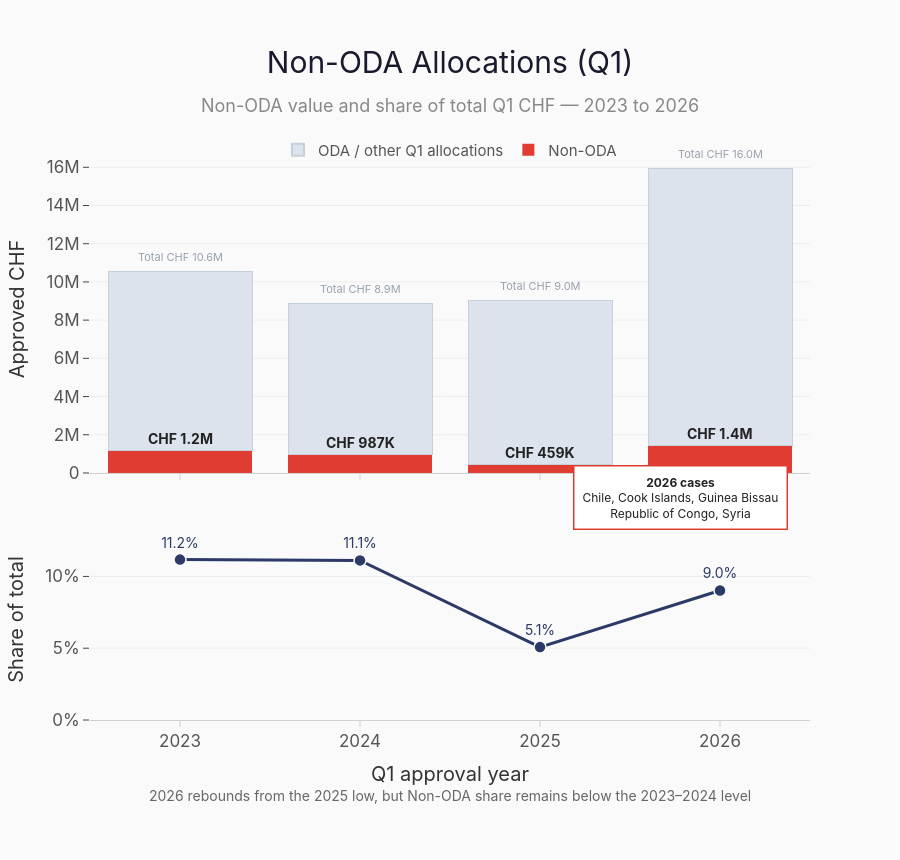

The notebook cell saved with this chart:
### Markdown cell above
## Slide 7

This version uses like-for-like Q1 comparisons across years rather than mixing full-year values with Q1 2026. The non-ODA flag is derived from the workbook reference sheet by exclusion.

### Code cell
# Slide 7: Non-ODA Allocations
slide7 = q1_history[q1_history['approval_year'].between(2023, 2026)].copy()
slide7['is_non_oda'] = ~slide7['country'].isin(oda_countries)
years = [2023, 2024, 2025, 2026]

year_totals = slide7.groupby('approval_year', as_index=False).agg(all_total=('total_approved_chf', 'sum'))
non_oda = (
    slide7[slide7['is_non_oda']]
    .groupby('approval_year', as_index=False)
    .agg(total_chf=('total_approved_chf', 'sum'), allocations=('appeal_id', 'size'))
)
non_oda = (
    pd.DataFrame({'approval_year': years})
    .merge(year_totals, on='approval_year', how='left')
    .merge(non_oda, on='approval_year', how='left')
    .fillna({'total_chf': 0, 'allocations': 0})
)
non_oda['allocations'] = non_oda['allocations'].astype(int)
non_oda['oda_total'] = non_oda['all_total'] - non_oda['total_chf']
non_oda['share'] = (non_oda['total_chf'] / non_oda['all_total'].replace(0, np.nan)).fillna(0)

non_oda_2026_cases = (
    slide7[(slide7['approval_year'] == 2026) & (slide7['is_non_oda'])]['country']
    .drop_duplicates()
    .sort_values()
    .tolist()
)
if non_oda_2026_cases:
    first_line = ', '.join(non_oda_2026_cases[:3])
    second_line = ', '.join(non_oda_2026_cases[3:])
    cases_text = first_line if not second_line else first_line + '<br>' + second_line
else:
    cases_text = 'No Non-ODA cases recorded'

fig = make_subplots(rows=2, cols=1, shared_xaxes=True, row_heights=[0.62, 0.38], vertical_spacing=0.08)

fig.add_trace(
    go.Bar(
        x=years,
        y=non_oda['total_chf'],
        name='Non-ODA',
        marker_color=IFRC_RED,
        marker_line_width=0,
        hovertemplate='Non-ODA CHF<br>%{x}: CHF %{y:,.0f}<extra></extra>',
    ),
    row=1,
    col=1,
)
fig.add_trace(
    go.Bar(
        x=years,
        y=non_oda['oda_total'],
        name='ODA / other Q1 allocations',
        marker_color='#DCE3EC',
        marker_line_color='#C6D0DB',
        marker_line_width=1,
        hovertemplate='ODA / other Q1 CHF<br>%{x}: CHF %{y:,.0f}<extra></extra>',
    ),
    row=1,
    col=1,
)

for row in non_oda.itertuples(index=False):
    fig.add_annotation(
        x=row.approval_year,
        y=row.total_chf,
        xref='x',
        yref='y',
        text=f'<b>{human_chf(row.total_chf)}</b>',
        showarrow=False,
        yshift=12,
        font={'size': 14, 'color': INK, 'family': FLR_FONT},
    )
    fig.add_annotation(
        x=row.approval_year,
        y=row.all_total,
        xref='x',
        yref='y',
        text=f'Total {human_chf(row.all_total)}',
        showarrow=False,
        yshift=14,
        font={'size': 11, 'color': '#98A2AE', 'family': FLR_FONT},
    )

fig.add_trace(
    go.Scatter(
        x=years,
        y=non_oda['share'],
        mode='lines+markers+text',
        line={'color': NAVY, 'width': 3},
        marker={'size': 12, 'color': NAVY, 'line': {'color': FLR_PAPER, 'width': 1.5}},
        text=[f'{share:.1%}' for share in non_oda['share']],
        textposition='top center',
        textfont={'size': 14, 'color': NAVY, 'family': FLR_FONT},
        showlegend=False,
        hovertemplate='Share of total<br>%{x}: %{y:.1%}<extra></extra>',
    ),
    row=2,
    col=1,
)

fig.add_annotation(
    x=0.97,
    y=0.33,
    xref='paper',
    yref='paper',
    text=f'<b>2026 cases</b><br>{cases_text}',
    showarrow=False,
    xanchor='right',
    bgcolor='white',
    bordercolor=IFRC_RED,
    borderwidth=1.5,
    borderpad=8,
    font={'size': 12, 'color': INK, 'family': FLR_FONT},
)
fig.add_annotation(
    x=0.5,
    y=-0.15,
    xref='paper',
    yref='paper',
    text='2026 rebounds from the 2025 low, but Non-ODA share remains below the 2023–2024 level',
    showarrow=False,
    font={'size': 14, 'color': '#666666', 'family': FLR_FONT},
)

fig.update_layout(
    barmode='stack',
    **flr_layout(
        'Non-ODA Allocations (Q1)',
        subtitle='Non-ODA value and share of total Q1 CHF — 2023 to 2026',
        height=860,
        margin_l=90,
        margin_r=90,
        margin_t=145,
        margin_b=140,
    ),
    legend=flr_legend(y=1.02),
)
fig.update_yaxes(**flr_yaxis('Approved CHF'), row=1, col=1)
fig.update_yaxes(
    **flr_yaxis('Share of total', tickformat='.0%', range=[0, max(0.14, non_oda['share'].max() + 0.025)]),
    row=2,
    col=1,
)
fig.update_xaxes(**flr_xaxis('Q1 approval year', tickmode='array', tickvals=years), row=2, col=1)
fig.update_xaxes(**flr_xaxis('', tickmode='array', tickvals=years), row=1, col=1)

save_figure(fig, 'slide_07_non_oda_q1_like_for_like', width=1400, height=860)
fig

### Figure 1 — Plotly figure (JSON) as saved in the notebook; plotly's stock layout.template omitted (floating-point values rounded to 4 significant figures)
{"data": [{"hovertemplate": "Non-ODA CHF<br>%{x}: CHF %{y:,.0f}<extra></extra>", "marker": {"color": "#E03C31", "line": {"width": 0}}, "name": "Non-ODA", "type": "bar", "x": [2023, 2024, 2025, 2026], "xaxis": "x", "y": [1180211, 987317, 459418, 1439891], "yaxis": "y"}, {"hovertemplate": "ODA / other Q1 CHF<br>%{x}: CHF %{y:,.0f}<extra></extra>", "marker": {"color": "#DCE3EC", "line": {"color": "#C6D0DB", "width": 1}}, "name": "ODA / other Q1 allocations", "type": "bar", "x": [2023, 2024, 2025, 2026], "xaxis": "x", "y": [9385929, 7895939, 8588201, 14522712], "yaxis": "y"}, {"hovertemplate": "Share of total<br>%{x}: %{y:.1%}<extra></extra>", "line": {"color": "#2B3A67", "width": 3}, "marker": {"color": "#2B3A67", "line": {"color": "#fafafa", "width": 1.5}, "size": 12}, "mode": "lines+markers+text", "showlegend": false, "text": ["11.2%", "11.1%", "5.1%", "9.0%"], "textfont": {"color": "#2B3A67", "family": "Inter, Segoe UI, Helvetica Neue, Arial, sans-serif", "size": 14}, "textposition": "top center", "type": "scatter", "x": [2023, 2024, 2025, 2026], "xaxis": "x2", "y": [0.1117, 0.1111, 0.05078, 0.0902], "yaxis": "y2"}], "layout": {"annotations": [{"font": {"color": "#222222", "family": "Inter, Segoe UI, Helvetica Neue, Arial, sans-serif", "size": 14}, "showarrow": false, "text": "<b>CHF 1.2M</b>", "x": 2023, "xref": "x", "y": 1180211, "yref": "y", "yshift": 12}, {"font": {"color": "#98A2AE", "family": "Inter, Segoe UI, Helvetica Neue, Arial, sans-serif", "size": 11}, "showarrow": false, "text": "Total CHF 10.6M", "x": 2023, "xref": "x", "y": 10566140, "yref": "y", "yshift": 14}, {"font": {"color": "#222222", "family": "Inter, Segoe UI, Helvetica Neue, Arial, sans-serif", "size": 14}, "showarrow": false, "text": "<b>CHF 987K</b>", "x": 2024, "xref": "x", "y": 987317, "yref": "y", "yshift": 12}, {"font": {"color": "#98A2AE", "family": "Inter, Segoe UI, Helvetica Neue, Arial, sans-serif", "size": 11}, "showarrow": false, "text": "Total CHF 8.9M", "x": 2024, "xref": "x", "y": 8883256, "yref": "y", "yshift": 14}, {"font": {"color": "#222222", "family": "Inter, Segoe UI, Helvetica Neue, Arial, sans-serif", "size": 14}, "showarrow": false, "text": "<b>CHF 459K</b>", "x": 2025, "xref": "x", "y": 459418, "yref": "y", "yshift": 12}, {"font": {"color": "#98A2AE", "family": "Inter, Segoe UI, Helvetica Neue, Arial, sans-serif", "size": 11}, "showarrow": false, "text": "Total CHF 9.0M", "x": 2025, "xref": "x", "y": 9047619, "yref": "y", "yshift": 14}, {"font": {"color": "#222222", "family": "Inter, Segoe UI, Helvetica Neue, Arial, sans-serif", "size": 14}, "showarrow": false, "text": "<b>CHF 1.4M</b>", "x": 2026, "xref": "x", "y": 1439891, "yref": "y", "yshift": 12}, {"font": {"color": "#98A2AE", "family": "Inter, Segoe UI, Helvetica Neue, Arial, sans-serif", "size": 11}, "showarrow": false, "text": "Total CHF 16.0M", "x": 2026, "xref": "x", "y": 15962603, "yref": "y", "yshift": 14}, {"bgcolor": "white", "bordercolor": "#E03C31", "borderpad": 8, "borderwidth": 1.5, "font": {"color": "#222222", "family": "Inter, Segoe UI, Helvetica Neue, Arial, sans-serif", "size": 12}, "showarrow": false, "text": "<b>2026 cases</b><br>Chile, Cook Islands, Guinea Bissau<br>Republic of Congo, Syria", "x": 0.97, "xanchor": "right", "xref": "paper", "y": 0.33, "yref": "paper"}, {"font": {"color": "#666666", "family": "Inter, Segoe UI, Helvetica Neue, Arial, sans-serif", "size": 14}, "showarrow": false, "text": "2026 rebounds from the 2025 low, but Non-ODA share remains below the 2023–2024 level", "x": 0.5, "xref": "paper", "y": -0.15, "yref": "paper"}], "barmode": "stack", "font": {"color": "#444444", "family": "Inter, Segoe UI, Helvetica Neue, Arial, sans-serif", "size": 15}, "height": 860, "hoverlabel": {"bgcolor": "white", "bordercolor": "#ddd", "font": {"family": "Inter, Segoe UI, Helvetica Neue, Arial, sans-serif", "size": 14}}, "legend": {"bgcolor": "rgba(0,0,0,0)", "borderwidth": 0, "font": {"color": "#555555", "family": "Inter, Segoe UI, Helvetica Neue, Arial, sans-serif", "size": 15}, "itemsizing": "constant", "orientation": "h", "x": 0.5, "xanchor": "center", "y": 1.02, "yanchor": "top"}, "margin": {"b": 140, "l": 90, "r": 90, "t": 145}, "paper_bgcolor": "#fafafa", "plot_bgcolor": "#fafafa", "title": {"font": {"color": "#1a1a2e", "family": "Inter, Segoe UI Semibold, Inter, Segoe UI, Helvetica Neue, Arial, sans-serif", "size": 30}, "pad": {"b": 18}, "text": "Non-ODA Allocations (Q1)<br><span style=\"font-size:18px;color:#888;\">Non-ODA value and share of total Q1 CHF — 2023 to 2026</span>", "x": 0.5, "xanchor": "center"}, "xaxis": {"anchor": "y", "automargin": true, "domain": [0, 1], "linecolor": "#d0d0d0", "linewidth": 1, "matches": "x2", "showgrid": false, "showline": true, "showticklabels": false, "tickcolor": "#d0d0d0", "tickfont": {"color": "#555555", "family": "Inter, Segoe UI, Helvetica Neue, Arial, sans-serif", "size": 17}, "ticklen": 6, "tickmode": "array", "ticks": "outside", "tickvals": [2023, 2024, 2025, 2026], "tickwidth": 1, "title": {"font": {"color": "#333333", "family": "Inter, Segoe UI, Helvetica Neue, Arial, sans-serif", "size": 20}, "standoff": 16, "text": ""}, "zeroline": false}, "xaxis2": {"anchor": "y2", "automargin": true, "domain": [0, 1], "linecolor": "#d0d0d0", "linewidth": 1, "showgrid": false, "showline": true, "tickcolor": "#d0d0d0", "tickfont": {"color": "#555555", "family": "Inter, Segoe UI, Helvetica Neue, Arial, sans-serif", "size": 17}, "ticklen": 6, "tickmode": "array", "ticks": "outside", "tickvals": [2023, 2024, 2025, 2026], "tickwidth": 1, "title": {"font": {"color": "#333333", "family": "Inter, Segoe UI, Helvetica Neue, Arial, sans-serif", "size": 20}, "standoff": 16, "text": "Q1 approval year"}, "zeroline": false}, "yaxis": {"anchor": "x", "automargin": true, "domain": [0.4296, 1], "gridcolor": "#e8e8e8", "gridwidth": 0.7, "showgrid": true, "showline": false, "tickfont": {"color": "#555555", "family": "Inter, Segoe UI, Helvetica Neue, Arial, sans-serif", "size": 17}, "ticklen": 6, "ticks": "outside", "tickwidth": 1, "title": {"font": {"color": "#333333", "family": "Inter, Segoe UI, Helvetica Neue, Arial, sans-serif", "size": 20}, "standoff": 16, "text": "Approved CHF"}, "zeroline": false}, "yaxis2": {"anchor": "x2", "automargin": true, "domain": [0, 0.3496], "gridcolor": "#e8e8e8", "gridwidth": 0.7, "range": [0, 0.14], "showgrid": true, "showline": false, "tickfont": {"color": "#555555", "family": "Inter, Segoe UI, Helvetica Neue, Arial, sans-serif", "size": 17}, "tickformat": ".0%", "ticklen": 6, "ticks": "outside", "tickwidth": 1, "title": {"font": {"color": "#333333", "family": "Inter, Segoe UI, Helvetica Neue, Arial, sans-serif", "size": 20}, "standoff": 16, "text": "Share of total"}, "zeroline": false}}}
